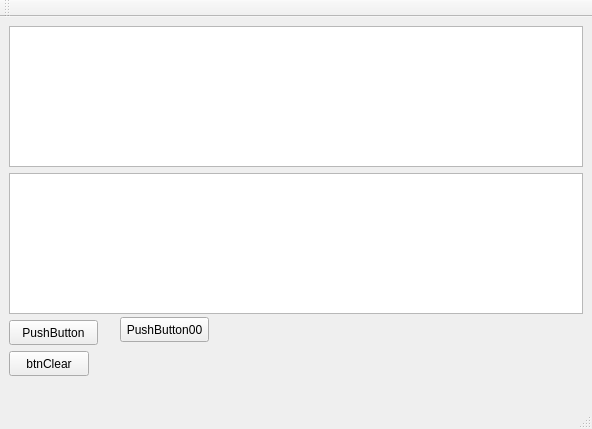
<?xml version="1.0" encoding="UTF-8"?>
<ui version="4.0">
 <class>MainWindow</class>
 <widget class="QMainWindow" name="MainWindow">
  <property name="geometry">
   <rect>
    <x>0</x>
    <y>0</y>
    <width>592</width>
    <height>429</height>
   </rect>
  </property>
  <property name="windowTitle">
   <string>MainWindow</string>
  </property>
  <widget class="QWidget" name="centralWidget">
   <widget class="QTextBrowser" name="textBrowser">
    <property name="geometry">
     <rect>
      <x>9</x>
      <y>9</y>
      <width>574</width>
      <height>141</height>
     </rect>
    </property>
   </widget>
   <widget class="QPushButton" name="pushButton">
    <property name="geometry">
     <rect>
      <x>9</x>
      <y>303</y>
      <width>89</width>
      <height>25</height>
     </rect>
    </property>
    <property name="text">
     <string>PushButton</string>
    </property>
   </widget>
   <widget class="QPushButton" name="btnClear">
    <property name="geometry">
     <rect>
      <x>9</x>
      <y>334</y>
      <width>80</width>
      <height>25</height>
     </rect>
    </property>
    <property name="text">
     <string>btnClear</string>
    </property>
   </widget>
   <widget class="QPlainTextEdit" name="plainTextEdit">
    <property name="geometry">
     <rect>
      <x>9</x>
      <y>156</y>
      <width>574</width>
      <height>141</height>
     </rect>
    </property>
   </widget>
   <widget class="QPushButton" name="pushButton_2">
    <property name="geometry">
     <rect>
      <x>120</x>
      <y>300</y>
      <width>89</width>
      <height>25</height>
     </rect>
    </property>
    <property name="text">
     <string>PushButton00</string>
    </property>
   </widget>
  </widget>
  <widget class="QMenuBar" name="menuBar">
   <property name="geometry">
    <rect>
     <x>0</x>
     <y>0</y>
     <width>592</width>
     <height>22</height>
    </rect>
   </property>
  </widget>
  <widget class="QToolBar" name="mainToolBar">
   <attribute name="toolBarArea">
    <enum>TopToolBarArea</enum>
   </attribute>
   <attribute name="toolBarBreak">
    <bool>false</bool>
   </attribute>
  </widget>
  <widget class="QStatusBar" name="statusBar"/>
 </widget>
 <layoutdefault spacing="6" margin="11"/>
 <resources/>
 <connections>
  <connection>
   <sender>btnClear</sender>
   <signal>clicked()</signal>
   <receiver>textBrowser</receiver>
   <slot>clear()</slot>
   <hints>
    <hint type="sourcelabel">
     <x>239</x>
     <y>385</y>
    </hint>
    <hint type="destinationlabel">
     <x>239</x>
     <y>191</y>
    </hint>
   </hints>
  </connection>
  <connection>
   <sender>btnClear</sender>
   <signal>clicked()</signal>
   <receiver>plainTextEdit</receiver>
   <slot>clear()</slot>
   <hints>
    <hint type="sourcelabel">
     <x>48</x>
     <y>385</y>
    </hint>
    <hint type="destinationlabel">
     <x>295</x>
     <y>265</y>
    </hint>
   </hints>
  </connection>
 </connections>
</ui>
